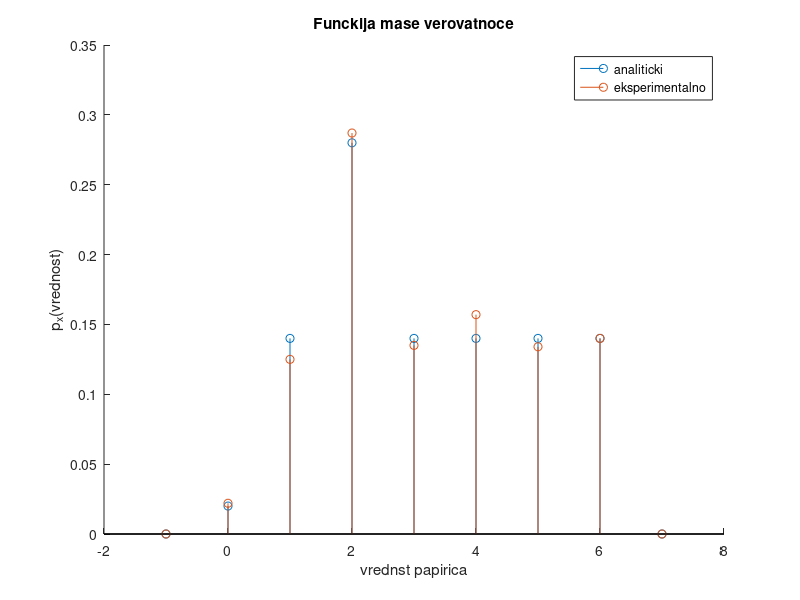
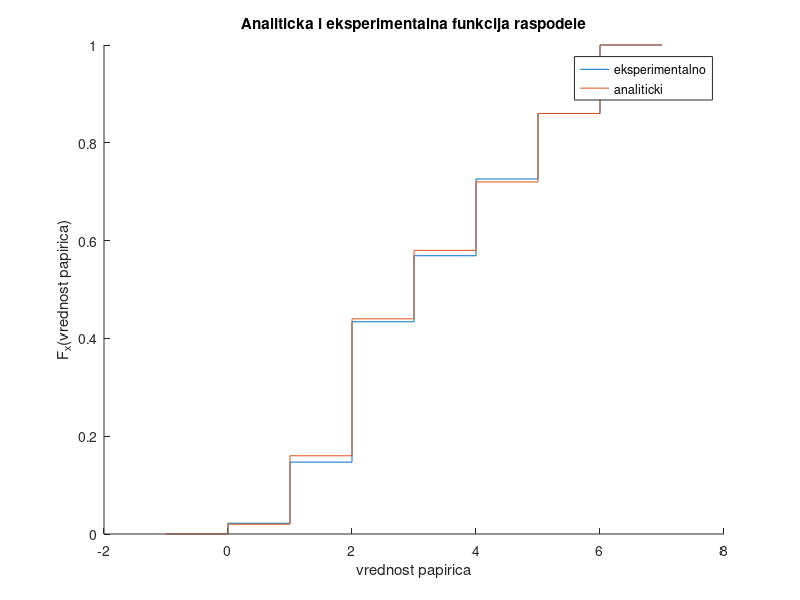

Write MATLAB code to recreate these figures, in order.
%Vrednosti parametara na osnovu formule i obrasca, Tijana Aleksic 2018/0455


P=2;Q=1;R=2;S=1;


%Zadatak 1  


%Tekst zadatka 
%Eksperiment izvlacenja papirica iz kutije. Na papiricima mogu da se nalaze
%brojevi 1 2 3 4 5 6. Verovatnoca da se dobije broj 2 je duplo veca nego
%verovatnoca da se dobije bilo koji od ostalih brojeva, a verovatnoca da je
%kutija prazna je 0.02



%izracunajmo prvo verovatnocu da je izvucen jedan papiric, ona je q
q=1-0.02;


%znamo da se dobije 2 je duplo veca sansa od ostalih papirica sto nam
%izjednacava vervoatnocu kao da dodamo jos jedan papiric sa dvojkom na sebi
%Od q uniformno su rasporedjeni 1 2 2 3 4 5 6  sto ih je 7 pa je vrv za
%jedan od papirica
%vrv1 je verovatnoca bilo kog osim 2 papirica a vrv2 je za dvojku
vrv1=q/7;
vrv2=2*vrv1;



%X nam predstavlja koje sve mogucnosti moze uzeti promenljiva X koja je
%izvlacenje papirica iz kutije pri cemu 0 znaci da nema papirica te nema
%papirica za izvuci

X=[0 1 2 3 4 5 6];


%ovo je kvadriranje matrice
X2=X.^2;

%ovo su verovatnoce koje odgovaraju datim vredostima u X, po tekstu zadatka
fgv=[0.02 vrv1 vrv2 vrv1 vrv1 vrv1 vrv1];

%radi lakseg predstavljanja funkcije raspodele 
F0=0;
F1=fgv(1);
F2=sum(fgv(1:2));
F3=sum(fgv(1:3));
F4=sum(fgv(1:4));
F5=sum(fgv(1:5));
F6=sum(fgv(1:6));
F7=sum(fgv(1:7));
%Funkcija raspodele promenljive X
F=[0 F1 F2 F3 F4 F5 F6 F7 1];



%po definiciji iz verovatnoce ovome je jednaka srednja vrednost
m=sum(X.*fgv);      

%izracunavamo prvo vaarijansu kao E(X^2)-(E(X))^2
varX=sum(X2.*fgv)-m^2;


%pravljenje slucajne promenljive sa datim verovatnocama
%funkcija rand daje random broj uniformno rasporedjen
%radnomi
n=1000; 
%kreiramo n razlicitih uniformnih brojeva
randomi = rand(1,n);

%na osnovu uniformne raspodele skaliramo na intervale 0:6
log1=(randomi>0.02 & randomi <=0.16);
log2=(randomi>0.16 & randomi <=0.44).*2;
log3=(randomi>0.44 & randomi <=0.58).*3;
log4=(randomi>0.58 & randomi <=0.72).*4;
log5=(randomi>0.72 & randomi <=0.86).*5;
log6=(randomi>0.86 & randomi <=1).*6;
%matrica sa brojevima od 0 do 6 koji su se dobili u  1000 puta
Rand0123456=log1+log2+log3+log4+log5+log6;

%ukupan broj dobijenih 0 1 2 3 4 5 6
sum0=sum(randomi<0.02);
sum1=sum(randomi>0.02 & randomi <=0.16);
sum2=sum(randomi>0.16 & randomi <=0.44);
sum3=sum(randomi>0.44 & randomi <=0.58);
sum4=sum(randomi>0.58 & randomi <=0.72);
sum5=sum(randomi>0.72 & randomi <=0.86);
sum6=sum(randomi>0.86 & randomi <=1);

a=Rand0123456;
%crtanje histograma
%figure,title('Histogram zadatak 1'),histogram(Rand0123456,'Normalization','probability');

%procena funkcija mase verovatnoce
Procenafgv=[sum0/n sum1/n sum2/n sum3/n sum4/n sum5/n sum6/n];
Fp0=0;
Fp1=Procenafgv(1);
Fp2=sum(Procenafgv(1:2));
Fp3=sum(Procenafgv(1:3));
Fp4=sum(Procenafgv(1:4));
Fp5=sum(Procenafgv(1:5));
Fp6=sum(Procenafgv(1:6));
Fp7=sum(Procenafgv(1:7));
ProcenaF=[0 Fp1 Fp2 Fp3 Fp4 Fp5 Fp6 Fp7 1];

%napomena za -1 i 7 : ubaceno je da bi se lepo video grafik "promene" u 0 i
%6 tj da se zna da je pre toga 0 a posle toga 1
xosa=[-1 0 1 2 3 4 5 6 7];
%F
figure(2);
hold on;
stairs(xosa,ProcenaF);stairs(xosa,F);
legend('eksperimentalno','analiticki');
title('Analiticka i eksperimentalna funkcija raspodele');
xlabel('vrednost papirica');
ylabel('F_x(vrednost papirica)');


analiticki=[0 0.02 0.14 0.28 0.14 0.14 0.14 0.14 0];
dobijeno=[0 sum0/n sum1/n sum2/n sum3/n sum4/n sum5/n sum6/n 0];
%fgv
figure;
hold on;
stem(xosa,analiticki);
stem(xosa,dobijeno);
legend('analiticki','eksperimentalno');
title('Funckija mase verovatnoce');
ylabel('p_x(vrednost)');
xlabel('vrednst papirica');

%matematicko ocekivanje eksperimenta
ProcenaM=sum(Rand0123456)/n;

%varijansa eksperimenta
ProcenaVarX=sum((Rand0123456-ProcenaM).^2)/(n-1);



%Zadatak 2 

% skiciranje grafika 
t=-0.8:0.001:1.4;
b=zeros(1,2201);
i=0;
for y=-0.8:0.001:1.4
    i=i+1;
    if(y<=-2/3)
        b(i)=0;
    end
    if(y>-2/3 && y<=0)
        b(i)=3/2*y+1;
    end
    if(y>0 && y<2/3)
        b(i)=0;
    end
    if(y>=2/3 && y<=4/3)
        b(i)=-3*y+4;
    end
    if(y>4/3)
        b(i)=0;
    end
end
%figure,plot(t,b)


%Tekst zadatka 
%Potrebno j generisati odbirke slucajne promenljice Y cija je fgv data u
%tabeli Q=1.
%a) izracunati vrednost realne konstante a.

% Iz racuna znamo da je a*1+2*a =1 odakle je 

a=2/3;



%c)Generisati N=10^5 odbiraka slucajne pormenljive Y i na osnovu njih
%proceniti pdgpvarajucu fgv koristeci histogram. Na istom grafiku prikazati
%i analiticku fgv iz tabele.
N2=10^5;
Rand2=rand(1,N2);
for x=1:N2
    if(Rand2(x)<=1/3 && Rand2(x)>=0)
        Rand2(x)=2*(sqrt(3*Rand2(x))-1)/3;
    elseif(Rand2(x)<=1 && Rand2(x)>1/3)
        Rand2(x)=(4-sqrt(6-6*Rand2(x)))/3;
    end
end

%figure,histogram(Rand2,50,'Normalization','pdf');
%hold all
%plot(t,b,'LineWidth',2)

%d)Analiticki odrediti matematicko ocekivanje i varijansu slucajne
%promenljive Y i uporediti ih sa eksperimentalnom procenjenom vrednoscu
%ovih parametara

%matematicko ocekivanje Y procena
ProcenaM2=sum(Rand2)/N2;

%varijansa Y
ProcenaVarY=sum((Rand2-ProcenaM2).^2)/(N2-1);


%Zadatak 3
N3=10^5;
sigma1=[3 2];
mu1=[0 0];

X1=randn(1,N3).*sigma1(1)+mu1(1);
X2=randn(1,N3).*sigma1(2)+mu1(2);
X=[X1;X2]';

%histogram ove dve promenljive
%figure,histogram2(X1,X2,20 ,'Normalization','pdf');
%xlabel ('x_1') ;  ylabel ('x_2') ;  zlabel ('f (x_1 , x_2)') ;
%title('Eksperimentalno dobijen histogram') ;

%analiticki  odredjena  fgv
xa1 = -3 * sigma1(1) : 0.3 : 3 * sigma1(1) ;
xa2 = -3 * sigma1(2) : 0.3 : 3 * sigma1(2) ;
[Xa1,Xa2] = meshgrid (xa1 , xa2 ) ;
Xanaliticki = [Xa1;Xa2]';
F = 1/(2*pi*sigma1(1)*sigma1(2) )*exp (-( Xa1.^2)*0.5/( sigma1(1) ^2)-(Xa2.^2)*0.5/( sigma1(2) ^2) ) ;

%figure(2),surf(xa1 , xa2 ,F) ;
%xlabel ('x_1') ;  ylabel ('x_2') ;  zlabel ('f (x_1 , x_2)') ;
%title('Analiticki  odredjena  fgv') ;


A=[0.611 -0.4;0 0.5];
b=[-2 1]';
Y=A*X'+b;
m1exp=sum(Y(1,:))/N3;
m2exp=sum(Y(2,:))/N3;


varY1 = sum((Y(1,:)-m1exp).^2)/(N3-1);
varY2 = sum((Y(2,:)-m2exp).^2)/(N3-1);
covY1Y2 = sum((Y(1,:)-m1exp).*(Y(2,:)-m2exp))/(N3-1);

A1=[0.4 0.8;0 0.5];
A2=[2/3 0 ;0 0.5];
Y1=A1*X'+b;
Y2=A2*X'+b;

%figure(3) ;
%plot (Y(1,:),Y(2,:) ,'x') ;
%xlabel ('Y_1') ;ylabel ('Y_2') ;
%title('Odbirci  vektora Y kada  je  \rho =-0 .4') ;

%figure(4) ;
%plot (Y1(1,:),Y1(2,:) ,'x') ;
%xlabel ('Y2_1') ;ylabel ('Y2_2') ;
%title('Odbirci  vektora Y_2 kada  je  \rho =0.8') ;

%figure(5) ;
%plot (Y2(1,:),Y2(2,:) ,'x') ;
%xlabel ('Y1_1') ;ylabel ('Y1_2') ;
%title('Odbirci  vektora Y_1 kada  je  \rho =0') ;


